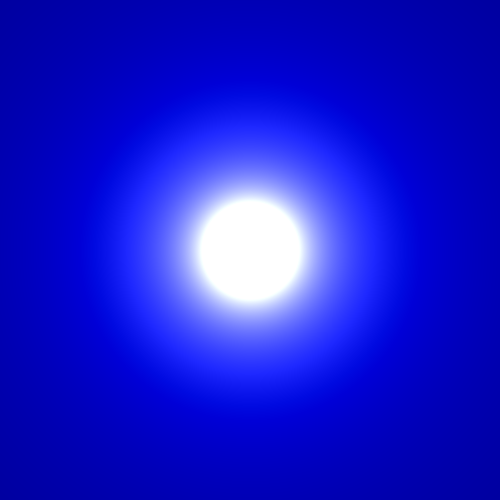
Frame 1 (no input)
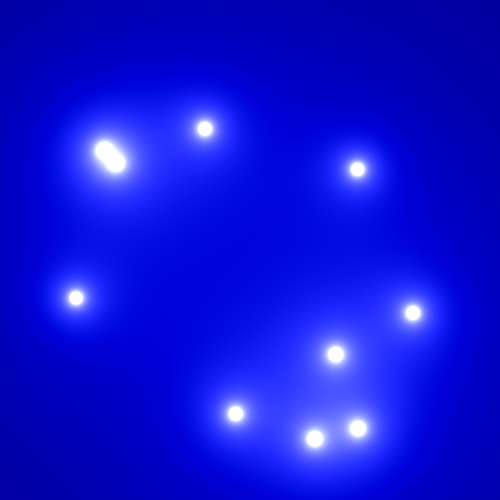
Frame 60 (the mouse pressed at the canvas centre just before this capture)
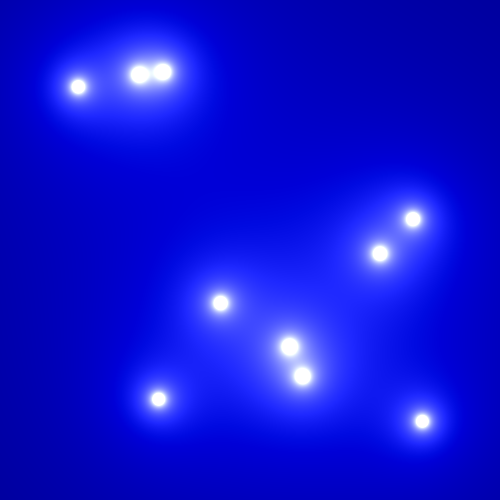
Frame 120 (the mouse held since frame 60 and released just before this capture)

The Processing sketch that drew these frames (run headless with seeded random() and noise(); from frame 60 on, the mouse is pressed at the canvas centre):

// Processing sketch: sketch_05032017
// ── sketch_05032017.pde
Blob[] blobs = new Blob[10];

void setup(){
  size(500,500);
  for(int i = 0; i<blobs.length; i++){
  blobs[i] = new Blob(width/2,height/2);
  }
}

void draw(){
 loadPixels();
 for(int x = 0; x<width; x++){
   for(int y = 0; y<height; y++){
     int index = x+y*width;
     float sum =120;
     for(Blob b : blobs){
     float d = dist(x, y , b.pos.x, b.pos.y);
     sum -= 60 * b.r / d;
     }
     pixels[index] = color(5-sum, 15-sum, 230-sum);
   }
 }
 updatePixels();
 for(Blob b : blobs){
   b.update();
   //b.show();
 }
}
// ── Blob.pde
class Blob{
  PVector pos;
  float r;
  PVector vel;
  
  Blob(float x, float y){
    pos = new PVector(x,y);
    vel = PVector.random2D();
    vel.mult(random(2,5));
    r =30;
  }
  
  void update(){
    pos.add(vel);
    if(pos.x+r > width-30 || pos.x-r <30){
      vel.x *= -1;
    }
    if(pos.y+r > height-30 || pos.y-r <30){
      vel.y *= -1;
    }
  }
  void show(){
    noFill();
    stroke(0);
    ellipse(pos.x, pos.y, r*2, r*2);
  }
}
